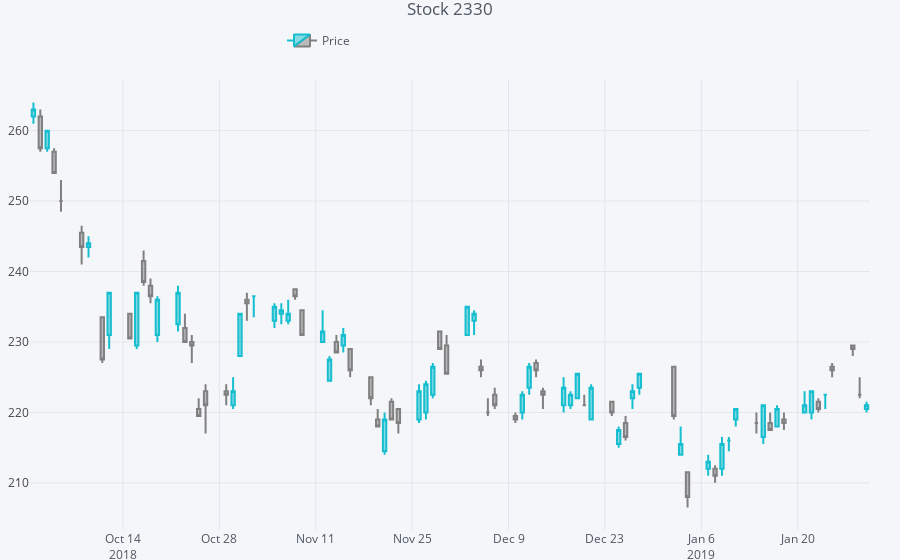

Notebook cell for this chart:
### Code cell
plyo.iplot(
    qf.iplot(asFigure=True),
    #image='png',
    filename='qf_01'
)
